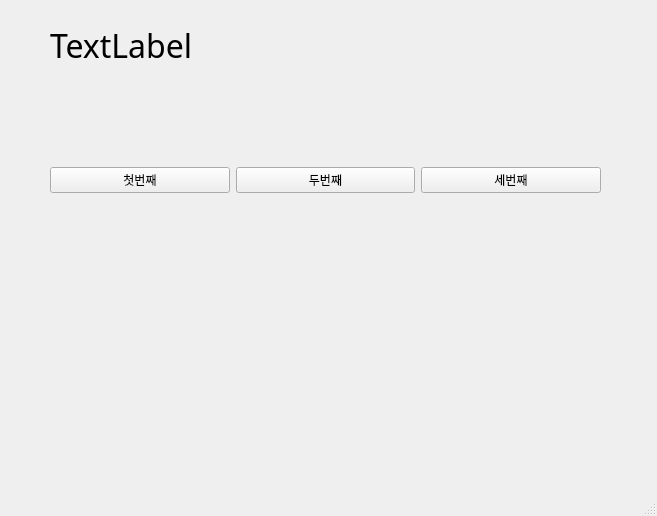
<?xml version="1.0" encoding="UTF-8"?>
<ui version="4.0">
 <class>MainWindow</class>
 <widget class="QMainWindow" name="MainWindow">
  <property name="geometry">
   <rect>
    <x>0</x>
    <y>0</y>
    <width>657</width>
    <height>516</height>
   </rect>
  </property>
  <property name="windowTitle">
   <string>MainWindow</string>
  </property>
  <widget class="QWidget" name="centralwidget">
   <widget class="QWidget" name="horizontalLayoutWidget">
    <property name="geometry">
     <rect>
      <x>50</x>
      <y>120</y>
      <width>551</width>
      <height>121</height>
     </rect>
    </property>
    <layout class="QHBoxLayout" name="horizontalLayout">
     <item>
      <widget class="QPushButton" name="pushButton_3">
       <property name="text">
        <string>첫번째</string>
       </property>
      </widget>
     </item>
     <item>
      <widget class="QPushButton" name="pushButton_2">
       <property name="text">
        <string>두번째</string>
       </property>
      </widget>
     </item>
     <item>
      <widget class="QPushButton" name="pushButton">
       <property name="text">
        <string>세번째</string>
       </property>
      </widget>
     </item>
    </layout>
   </widget>
   <widget class="QLabel" name="label">
    <property name="geometry">
     <rect>
      <x>50</x>
      <y>20</y>
      <width>421</width>
      <height>51</height>
     </rect>
    </property>
    <property name="font">
     <font>
      <family>궁서</family>
      <pointsize>24</pointsize>
     </font>
    </property>
    <property name="text">
     <string>TextLabel</string>
    </property>
   </widget>
  </widget>
  <widget class="QMenuBar" name="menubar">
   <property name="geometry">
    <rect>
     <x>0</x>
     <y>0</y>
     <width>657</width>
     <height>22</height>
    </rect>
   </property>
  </widget>
  <widget class="QStatusBar" name="statusbar"/>
 </widget>
 <resources/>
 <connections>
  <connection>
   <sender>pushButton_3</sender>
   <signal>clicked()</signal>
   <receiver>MainWindow</receiver>
   <slot>firstClick()</slot>
   <hints>
    <hint type="sourcelabel">
     <x>166</x>
     <y>199</y>
    </hint>
    <hint type="destinationlabel">
     <x>166</x>
     <y>254</y>
    </hint>
   </hints>
  </connection>
  <connection>
   <sender>pushButton_2</sender>
   <signal>clicked()</signal>
   <receiver>MainWindow</receiver>
   <slot>secondClick()</slot>
   <hints>
    <hint type="sourcelabel">
     <x>314</x>
     <y>201</y>
    </hint>
    <hint type="destinationlabel">
     <x>377</x>
     <y>289</y>
    </hint>
   </hints>
  </connection>
  <connection>
   <sender>pushButton</sender>
   <signal>clicked()</signal>
   <receiver>MainWindow</receiver>
   <slot>thirdClick()</slot>
   <hints>
    <hint type="sourcelabel">
     <x>519</x>
     <y>210</y>
    </hint>
    <hint type="destinationlabel">
     <x>511</x>
     <y>366</y>
    </hint>
   </hints>
  </connection>
 </connections>
 <slots>
  <slot>firstClick()</slot>
  <slot>secondClick()</slot>
  <slot>thirdClick()</slot>
 </slots>
</ui>
